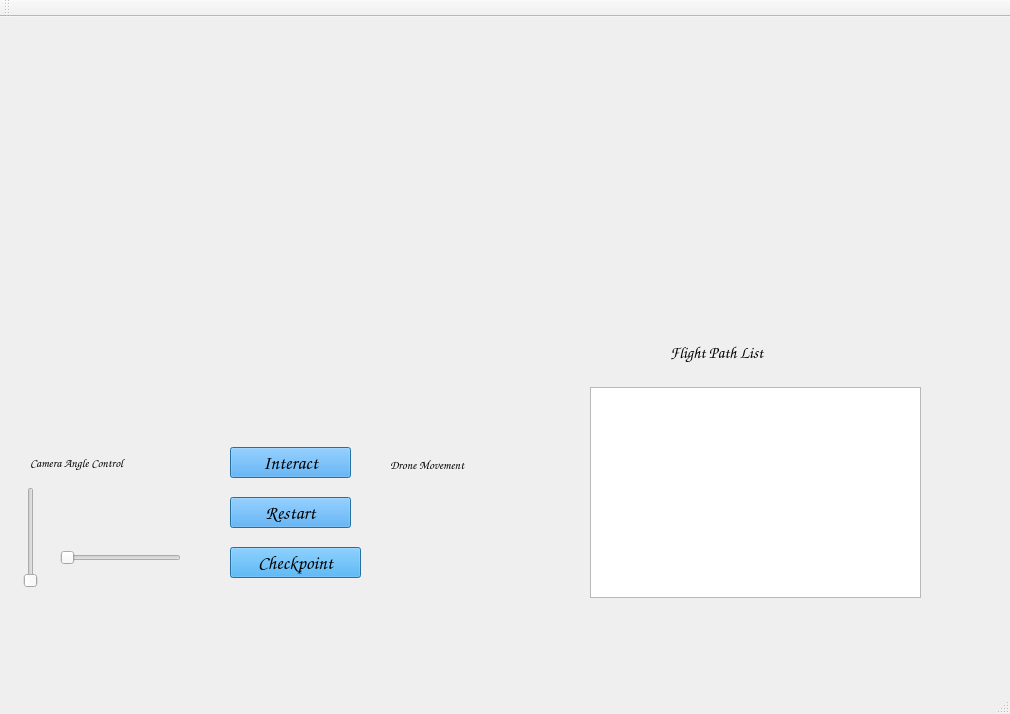
<?xml version="1.0" encoding="UTF-8"?>
<ui version="4.0">
 <class>MainWindow</class>
 <widget class="QMainWindow" name="MainWindow">
  <property name="geometry">
   <rect>
    <x>0</x>
    <y>0</y>
    <width>1010</width>
    <height>714</height>
   </rect>
  </property>
  <property name="windowTitle">
   <string>UAVpath</string>
  </property>
  <property name="windowIcon">
   <iconset>
    <normaloff>drone-aerial-camera-icon-graphic-600nw-593653172.webp</normaloff>drone-aerial-camera-icon-graphic-600nw-593653172.webp</iconset>
  </property>
  <widget class="QWidget" name="centralwidget">
   <widget class="QSlider" name="horizontalSlider">
    <property name="geometry">
     <rect>
      <x>60</x>
      <y>530</y>
      <width>121</width>
      <height>22</height>
     </rect>
    </property>
    <property name="orientation">
     <enum>Qt::Orientation::Horizontal</enum>
    </property>
   </widget>
   <widget class="QSlider" name="verticalSlider">
    <property name="geometry">
     <rect>
      <x>20</x>
      <y>470</y>
      <width>22</width>
      <height>101</height>
     </rect>
    </property>
    <property name="orientation">
     <enum>Qt::Orientation::Vertical</enum>
    </property>
   </widget>
   <widget class="QPushButton" name="restartButton">
    <property name="geometry">
     <rect>
      <x>230</x>
      <y>480</y>
      <width>121</width>
      <height>31</height>
     </rect>
    </property>
    <property name="palette">
     <palette>
      <active>
       <colorrole role="WindowText">
        <brush brushstyle="SolidPattern">
         <color alpha="255">
          <red>0</red>
          <green>0</green>
          <blue>0</blue>
         </color>
        </brush>
       </colorrole>
       <colorrole role="Button">
        <brush brushstyle="SolidPattern">
         <color alpha="255">
          <red>61</red>
          <green>157</green>
          <blue>240</blue>
         </color>
        </brush>
       </colorrole>
       <colorrole role="Light">
        <brush brushstyle="SolidPattern">
         <color alpha="255">
          <red>170</red>
          <green>216</green>
          <blue>255</blue>
         </color>
        </brush>
       </colorrole>
       <colorrole role="Midlight">
        <brush brushstyle="SolidPattern">
         <color alpha="255">
          <red>115</red>
          <green>186</green>
          <blue>247</blue>
         </color>
        </brush>
       </colorrole>
       <colorrole role="Dark">
        <brush brushstyle="SolidPattern">
         <color alpha="255">
          <red>30</red>
          <green>78</green>
          <blue>120</blue>
         </color>
        </brush>
       </colorrole>
       <colorrole role="Mid">
        <brush brushstyle="SolidPattern">
         <color alpha="255">
          <red>40</red>
          <green>105</green>
          <blue>160</blue>
         </color>
        </brush>
       </colorrole>
       <colorrole role="Text">
        <brush brushstyle="SolidPattern">
         <color alpha="255">
          <red>0</red>
          <green>0</green>
          <blue>0</blue>
         </color>
        </brush>
       </colorrole>
       <colorrole role="BrightText">
        <brush brushstyle="SolidPattern">
         <color alpha="255">
          <red>255</red>
          <green>255</green>
          <blue>255</blue>
         </color>
        </brush>
       </colorrole>
       <colorrole role="ButtonText">
        <brush brushstyle="SolidPattern">
         <color alpha="255">
          <red>0</red>
          <green>0</green>
          <blue>0</blue>
         </color>
        </brush>
       </colorrole>
       <colorrole role="Base">
        <brush brushstyle="SolidPattern">
         <color alpha="255">
          <red>255</red>
          <green>255</green>
          <blue>255</blue>
         </color>
        </brush>
       </colorrole>
       <colorrole role="Window">
        <brush brushstyle="SolidPattern">
         <color alpha="255">
          <red>61</red>
          <green>157</green>
          <blue>240</blue>
         </color>
        </brush>
       </colorrole>
       <colorrole role="Shadow">
        <brush brushstyle="SolidPattern">
         <color alpha="255">
          <red>0</red>
          <green>0</green>
          <blue>0</blue>
         </color>
        </brush>
       </colorrole>
       <colorrole role="AlternateBase">
        <brush brushstyle="SolidPattern">
         <color alpha="255">
          <red>158</red>
          <green>206</green>
          <blue>247</blue>
         </color>
        </brush>
       </colorrole>
       <colorrole role="ToolTipBase">
        <brush brushstyle="SolidPattern">
         <color alpha="255">
          <red>255</red>
          <green>255</green>
          <blue>220</blue>
         </color>
        </brush>
       </colorrole>
       <colorrole role="ToolTipText">
        <brush brushstyle="SolidPattern">
         <color alpha="255">
          <red>0</red>
          <green>0</green>
          <blue>0</blue>
         </color>
        </brush>
       </colorrole>
      </active>
      <inactive>
       <colorrole role="WindowText">
        <brush brushstyle="SolidPattern">
         <color alpha="255">
          <red>0</red>
          <green>0</green>
          <blue>0</blue>
         </color>
        </brush>
       </colorrole>
       <colorrole role="Button">
        <brush brushstyle="SolidPattern">
         <color alpha="255">
          <red>61</red>
          <green>157</green>
          <blue>240</blue>
         </color>
        </brush>
       </colorrole>
       <colorrole role="Light">
        <brush brushstyle="SolidPattern">
         <color alpha="255">
          <red>170</red>
          <green>216</green>
          <blue>255</blue>
         </color>
        </brush>
       </colorrole>
       <colorrole role="Midlight">
        <brush brushstyle="SolidPattern">
         <color alpha="255">
          <red>115</red>
          <green>186</green>
          <blue>247</blue>
         </color>
        </brush>
       </colorrole>
       <colorrole role="Dark">
        <brush brushstyle="SolidPattern">
         <color alpha="255">
          <red>30</red>
          <green>78</green>
          <blue>120</blue>
         </color>
        </brush>
       </colorrole>
       <colorrole role="Mid">
        <brush brushstyle="SolidPattern">
         <color alpha="255">
          <red>40</red>
          <green>105</green>
          <blue>160</blue>
         </color>
        </brush>
       </colorrole>
       <colorrole role="Text">
        <brush brushstyle="SolidPattern">
         <color alpha="255">
          <red>0</red>
          <green>0</green>
          <blue>0</blue>
         </color>
        </brush>
       </colorrole>
       <colorrole role="BrightText">
        <brush brushstyle="SolidPattern">
         <color alpha="255">
          <red>255</red>
          <green>255</green>
          <blue>255</blue>
         </color>
        </brush>
       </colorrole>
       <colorrole role="ButtonText">
        <brush brushstyle="SolidPattern">
         <color alpha="255">
          <red>0</red>
          <green>0</green>
          <blue>0</blue>
         </color>
        </brush>
       </colorrole>
       <colorrole role="Base">
        <brush brushstyle="SolidPattern">
         <color alpha="255">
          <red>255</red>
          <green>255</green>
          <blue>255</blue>
         </color>
        </brush>
       </colorrole>
       <colorrole role="Window">
        <brush brushstyle="SolidPattern">
         <color alpha="255">
          <red>61</red>
          <green>157</green>
          <blue>240</blue>
         </color>
        </brush>
       </colorrole>
       <colorrole role="Shadow">
        <brush brushstyle="SolidPattern">
         <color alpha="255">
          <red>0</red>
          <green>0</green>
          <blue>0</blue>
         </color>
        </brush>
       </colorrole>
       <colorrole role="AlternateBase">
        <brush brushstyle="SolidPattern">
         <color alpha="255">
          <red>158</red>
          <green>206</green>
          <blue>247</blue>
         </color>
        </brush>
       </colorrole>
       <colorrole role="ToolTipBase">
        <brush brushstyle="SolidPattern">
         <color alpha="255">
          <red>255</red>
          <green>255</green>
          <blue>220</blue>
         </color>
        </brush>
       </colorrole>
       <colorrole role="ToolTipText">
        <brush brushstyle="SolidPattern">
         <color alpha="255">
          <red>0</red>
          <green>0</green>
          <blue>0</blue>
         </color>
        </brush>
       </colorrole>
      </inactive>
      <disabled>
       <colorrole role="WindowText">
        <brush brushstyle="SolidPattern">
         <color alpha="255">
          <red>30</red>
          <green>78</green>
          <blue>120</blue>
         </color>
        </brush>
       </colorrole>
       <colorrole role="Button">
        <brush brushstyle="SolidPattern">
         <color alpha="255">
          <red>61</red>
          <green>157</green>
          <blue>240</blue>
         </color>
        </brush>
       </colorrole>
       <colorrole role="Light">
        <brush brushstyle="SolidPattern">
         <color alpha="255">
          <red>170</red>
          <green>216</green>
          <blue>255</blue>
         </color>
        </brush>
       </colorrole>
       <colorrole role="Midlight">
        <brush brushstyle="SolidPattern">
         <color alpha="255">
          <red>115</red>
          <green>186</green>
          <blue>247</blue>
         </color>
        </brush>
       </colorrole>
       <colorrole role="Dark">
        <brush brushstyle="SolidPattern">
         <color alpha="255">
          <red>30</red>
          <green>78</green>
          <blue>120</blue>
         </color>
        </brush>
       </colorrole>
       <colorrole role="Mid">
        <brush brushstyle="SolidPattern">
         <color alpha="255">
          <red>40</red>
          <green>105</green>
          <blue>160</blue>
         </color>
        </brush>
       </colorrole>
       <colorrole role="Text">
        <brush brushstyle="SolidPattern">
         <color alpha="255">
          <red>30</red>
          <green>78</green>
          <blue>120</blue>
         </color>
        </brush>
       </colorrole>
       <colorrole role="BrightText">
        <brush brushstyle="SolidPattern">
         <color alpha="255">
          <red>255</red>
          <green>255</green>
          <blue>255</blue>
         </color>
        </brush>
       </colorrole>
       <colorrole role="ButtonText">
        <brush brushstyle="SolidPattern">
         <color alpha="255">
          <red>30</red>
          <green>78</green>
          <blue>120</blue>
         </color>
        </brush>
       </colorrole>
       <colorrole role="Base">
        <brush brushstyle="SolidPattern">
         <color alpha="255">
          <red>61</red>
          <green>157</green>
          <blue>240</blue>
         </color>
        </brush>
       </colorrole>
       <colorrole role="Window">
        <brush brushstyle="SolidPattern">
         <color alpha="255">
          <red>61</red>
          <green>157</green>
          <blue>240</blue>
         </color>
        </brush>
       </colorrole>
       <colorrole role="Shadow">
        <brush brushstyle="SolidPattern">
         <color alpha="255">
          <red>0</red>
          <green>0</green>
          <blue>0</blue>
         </color>
        </brush>
       </colorrole>
       <colorrole role="AlternateBase">
        <brush brushstyle="SolidPattern">
         <color alpha="255">
          <red>61</red>
          <green>157</green>
          <blue>240</blue>
         </color>
        </brush>
       </colorrole>
       <colorrole role="ToolTipBase">
        <brush brushstyle="SolidPattern">
         <color alpha="255">
          <red>255</red>
          <green>255</green>
          <blue>220</blue>
         </color>
        </brush>
       </colorrole>
       <colorrole role="ToolTipText">
        <brush brushstyle="SolidPattern">
         <color alpha="255">
          <red>0</red>
          <green>0</green>
          <blue>0</blue>
         </color>
        </brush>
       </colorrole>
      </disabled>
     </palette>
    </property>
    <property name="font">
     <font>
      <family>Comic Sans MS</family>
      <pointsize>14</pointsize>
     </font>
    </property>
    <property name="cursor">
     <cursorShape>PointingHandCursor</cursorShape>
    </property>
    <property name="autoFillBackground">
     <bool>false</bool>
    </property>
    <property name="text">
     <string>Restart</string>
    </property>
    <property name="default">
     <bool>true</bool>
    </property>
   </widget>
   <widget class="QPushButton" name="checkpointButton">
    <property name="geometry">
     <rect>
      <x>230</x>
      <y>530</y>
      <width>131</width>
      <height>31</height>
     </rect>
    </property>
    <property name="palette">
     <palette>
      <active>
       <colorrole role="WindowText">
        <brush brushstyle="SolidPattern">
         <color alpha="255">
          <red>0</red>
          <green>0</green>
          <blue>0</blue>
         </color>
        </brush>
       </colorrole>
       <colorrole role="Button">
        <brush brushstyle="SolidPattern">
         <color alpha="255">
          <red>50</red>
          <green>164</green>
          <blue>240</blue>
         </color>
        </brush>
       </colorrole>
       <colorrole role="Light">
        <brush brushstyle="SolidPattern">
         <color alpha="255">
          <red>158</red>
          <green>217</green>
          <blue>255</blue>
         </color>
        </brush>
       </colorrole>
       <colorrole role="Midlight">
        <brush brushstyle="SolidPattern">
         <color alpha="255">
          <red>104</red>
          <green>190</green>
          <blue>247</blue>
         </color>
        </brush>
       </colorrole>
       <colorrole role="Dark">
        <brush brushstyle="SolidPattern">
         <color alpha="255">
          <red>25</red>
          <green>82</green>
          <blue>120</blue>
         </color>
        </brush>
       </colorrole>
       <colorrole role="Mid">
        <brush brushstyle="SolidPattern">
         <color alpha="255">
          <red>33</red>
          <green>109</green>
          <blue>160</blue>
         </color>
        </brush>
       </colorrole>
       <colorrole role="Text">
        <brush brushstyle="SolidPattern">
         <color alpha="255">
          <red>0</red>
          <green>0</green>
          <blue>0</blue>
         </color>
        </brush>
       </colorrole>
       <colorrole role="BrightText">
        <brush brushstyle="SolidPattern">
         <color alpha="255">
          <red>255</red>
          <green>255</green>
          <blue>255</blue>
         </color>
        </brush>
       </colorrole>
       <colorrole role="ButtonText">
        <brush brushstyle="SolidPattern">
         <color alpha="255">
          <red>0</red>
          <green>0</green>
          <blue>0</blue>
         </color>
        </brush>
       </colorrole>
       <colorrole role="Base">
        <brush brushstyle="SolidPattern">
         <color alpha="255">
          <red>255</red>
          <green>255</green>
          <blue>255</blue>
         </color>
        </brush>
       </colorrole>
       <colorrole role="Window">
        <brush brushstyle="SolidPattern">
         <color alpha="255">
          <red>50</red>
          <green>164</green>
          <blue>240</blue>
         </color>
        </brush>
       </colorrole>
       <colorrole role="Shadow">
        <brush brushstyle="SolidPattern">
         <color alpha="255">
          <red>0</red>
          <green>0</green>
          <blue>0</blue>
         </color>
        </brush>
       </colorrole>
       <colorrole role="AlternateBase">
        <brush brushstyle="SolidPattern">
         <color alpha="255">
          <red>152</red>
          <green>209</green>
          <blue>247</blue>
         </color>
        </brush>
       </colorrole>
       <colorrole role="ToolTipBase">
        <brush brushstyle="SolidPattern">
         <color alpha="255">
          <red>255</red>
          <green>255</green>
          <blue>220</blue>
         </color>
        </brush>
       </colorrole>
       <colorrole role="ToolTipText">
        <brush brushstyle="SolidPattern">
         <color alpha="255">
          <red>0</red>
          <green>0</green>
          <blue>0</blue>
         </color>
        </brush>
       </colorrole>
      </active>
      <inactive>
       <colorrole role="WindowText">
        <brush brushstyle="SolidPattern">
         <color alpha="255">
          <red>0</red>
          <green>0</green>
          <blue>0</blue>
         </color>
        </brush>
       </colorrole>
       <colorrole role="Button">
        <brush brushstyle="SolidPattern">
         <color alpha="255">
          <red>50</red>
          <green>164</green>
          <blue>240</blue>
         </color>
        </brush>
       </colorrole>
       <colorrole role="Light">
        <brush brushstyle="SolidPattern">
         <color alpha="255">
          <red>158</red>
          <green>217</green>
          <blue>255</blue>
         </color>
        </brush>
       </colorrole>
       <colorrole role="Midlight">
        <brush brushstyle="SolidPattern">
         <color alpha="255">
          <red>104</red>
          <green>190</green>
          <blue>247</blue>
         </color>
        </brush>
       </colorrole>
       <colorrole role="Dark">
        <brush brushstyle="SolidPattern">
         <color alpha="255">
          <red>25</red>
          <green>82</green>
          <blue>120</blue>
         </color>
        </brush>
       </colorrole>
       <colorrole role="Mid">
        <brush brushstyle="SolidPattern">
         <color alpha="255">
          <red>33</red>
          <green>109</green>
          <blue>160</blue>
         </color>
        </brush>
       </colorrole>
       <colorrole role="Text">
        <brush brushstyle="SolidPattern">
         <color alpha="255">
          <red>0</red>
          <green>0</green>
          <blue>0</blue>
         </color>
        </brush>
       </colorrole>
       <colorrole role="BrightText">
        <brush brushstyle="SolidPattern">
         <color alpha="255">
          <red>255</red>
          <green>255</green>
          <blue>255</blue>
         </color>
        </brush>
       </colorrole>
       <colorrole role="ButtonText">
        <brush brushstyle="SolidPattern">
         <color alpha="255">
          <red>0</red>
          <green>0</green>
          <blue>0</blue>
         </color>
        </brush>
       </colorrole>
       <colorrole role="Base">
        <brush brushstyle="SolidPattern">
         <color alpha="255">
          <red>255</red>
          <green>255</green>
          <blue>255</blue>
         </color>
        </brush>
       </colorrole>
       <colorrole role="Window">
        <brush brushstyle="SolidPattern">
         <color alpha="255">
          <red>50</red>
          <green>164</green>
          <blue>240</blue>
         </color>
        </brush>
       </colorrole>
       <colorrole role="Shadow">
        <brush brushstyle="SolidPattern">
         <color alpha="255">
          <red>0</red>
          <green>0</green>
          <blue>0</blue>
         </color>
        </brush>
       </colorrole>
       <colorrole role="AlternateBase">
        <brush brushstyle="SolidPattern">
         <color alpha="255">
          <red>152</red>
          <green>209</green>
          <blue>247</blue>
         </color>
        </brush>
       </colorrole>
       <colorrole role="ToolTipBase">
        <brush brushstyle="SolidPattern">
         <color alpha="255">
          <red>255</red>
          <green>255</green>
          <blue>220</blue>
         </color>
        </brush>
       </colorrole>
       <colorrole role="ToolTipText">
        <brush brushstyle="SolidPattern">
         <color alpha="255">
          <red>0</red>
          <green>0</green>
          <blue>0</blue>
         </color>
        </brush>
       </colorrole>
      </inactive>
      <disabled>
       <colorrole role="WindowText">
        <brush brushstyle="SolidPattern">
         <color alpha="255">
          <red>25</red>
          <green>82</green>
          <blue>120</blue>
         </color>
        </brush>
       </colorrole>
       <colorrole role="Button">
        <brush brushstyle="SolidPattern">
         <color alpha="255">
          <red>50</red>
          <green>164</green>
          <blue>240</blue>
         </color>
        </brush>
       </colorrole>
       <colorrole role="Light">
        <brush brushstyle="SolidPattern">
         <color alpha="255">
          <red>158</red>
          <green>217</green>
          <blue>255</blue>
         </color>
        </brush>
       </colorrole>
       <colorrole role="Midlight">
        <brush brushstyle="SolidPattern">
         <color alpha="255">
          <red>104</red>
          <green>190</green>
          <blue>247</blue>
         </color>
        </brush>
       </colorrole>
       <colorrole role="Dark">
        <brush brushstyle="SolidPattern">
         <color alpha="255">
          <red>25</red>
          <green>82</green>
          <blue>120</blue>
         </color>
        </brush>
       </colorrole>
       <colorrole role="Mid">
        <brush brushstyle="SolidPattern">
         <color alpha="255">
          <red>33</red>
          <green>109</green>
          <blue>160</blue>
         </color>
        </brush>
       </colorrole>
       <colorrole role="Text">
        <brush brushstyle="SolidPattern">
         <color alpha="255">
          <red>25</red>
          <green>82</green>
          <blue>120</blue>
         </color>
        </brush>
       </colorrole>
       <colorrole role="BrightText">
        <brush brushstyle="SolidPattern">
         <color alpha="255">
          <red>255</red>
          <green>255</green>
          <blue>255</blue>
         </color>
        </brush>
       </colorrole>
       <colorrole role="ButtonText">
        <brush brushstyle="SolidPattern">
         <color alpha="255">
          <red>25</red>
          <green>82</green>
          <blue>120</blue>
         </color>
        </brush>
       </colorrole>
       <colorrole role="Base">
        <brush brushstyle="SolidPattern">
         <color alpha="255">
          <red>50</red>
          <green>164</green>
          <blue>240</blue>
         </color>
        </brush>
       </colorrole>
       <colorrole role="Window">
        <brush brushstyle="SolidPattern">
         <color alpha="255">
          <red>50</red>
          <green>164</green>
          <blue>240</blue>
         </color>
        </brush>
       </colorrole>
       <colorrole role="Shadow">
        <brush brushstyle="SolidPattern">
         <color alpha="255">
          <red>0</red>
          <green>0</green>
          <blue>0</blue>
         </color>
        </brush>
       </colorrole>
       <colorrole role="AlternateBase">
        <brush brushstyle="SolidPattern">
         <color alpha="255">
          <red>50</red>
          <green>164</green>
          <blue>240</blue>
         </color>
        </brush>
       </colorrole>
       <colorrole role="ToolTipBase">
        <brush brushstyle="SolidPattern">
         <color alpha="255">
          <red>255</red>
          <green>255</green>
          <blue>220</blue>
         </color>
        </brush>
       </colorrole>
       <colorrole role="ToolTipText">
        <brush brushstyle="SolidPattern">
         <color alpha="255">
          <red>0</red>
          <green>0</green>
          <blue>0</blue>
         </color>
        </brush>
       </colorrole>
      </disabled>
     </palette>
    </property>
    <property name="font">
     <font>
      <family>Comic Sans MS</family>
      <pointsize>14</pointsize>
     </font>
    </property>
    <property name="cursor">
     <cursorShape>PointingHandCursor</cursorShape>
    </property>
    <property name="text">
     <string>Checkpoint</string>
    </property>
    <property name="default">
     <bool>true</bool>
    </property>
   </widget>
   <widget class="QLabel" name="label">
    <property name="geometry">
     <rect>
      <x>30</x>
      <y>430</y>
      <width>171</width>
      <height>31</height>
     </rect>
    </property>
    <property name="font">
     <font>
      <family>Comic Sans MS</family>
      <pointsize>9</pointsize>
      <bold>true</bold>
     </font>
    </property>
    <property name="text">
     <string>Camera Angle Control</string>
    </property>
   </widget>
   <widget class="QListWidget" name="waypointList">
    <property name="geometry">
     <rect>
      <x>590</x>
      <y>370</y>
      <width>331</width>
      <height>211</height>
     </rect>
    </property>
   </widget>
   <widget class="QWidget" name="joystickWidget" native="true">
    <property name="geometry">
     <rect>
      <x>400</x>
      <y>480</y>
      <width>120</width>
      <height>80</height>
     </rect>
    </property>
    <property name="autoFillBackground">
     <bool>true</bool>
    </property>
   </widget>
   <widget class="QLabel" name="droneMovementLabel">
    <property name="geometry">
     <rect>
      <x>390</x>
      <y>440</y>
      <width>141</width>
      <height>16</height>
     </rect>
    </property>
    <property name="font">
     <font>
      <family>Comic Sans MS</family>
      <pointsize>9</pointsize>
      <bold>true</bold>
     </font>
    </property>
    <property name="text">
     <string>Drone Movement</string>
    </property>
   </widget>
   <widget class="QLabel" name="listLabel">
    <property name="geometry">
     <rect>
      <x>670</x>
      <y>320</y>
      <width>171</width>
      <height>31</height>
     </rect>
    </property>
    <property name="font">
     <font>
      <family>Comic Sans MS</family>
      <pointsize>12</pointsize>
      <bold>true</bold>
     </font>
    </property>
    <property name="text">
     <string>Flight Path List</string>
    </property>
   </widget>
   <widget class="QLabel" name="bgLabel">
    <property name="geometry">
     <rect>
      <x>-30</x>
      <y>-30</y>
      <width>1191</width>
      <height>791</height>
     </rect>
    </property>
    <property name="autoFillBackground">
     <bool>true</bool>
    </property>
    <property name="text">
     <string/>
    </property>
    <property name="pixmap">
     <pixmap>gradient-blue-abstract-background-smooth-dark-blue-with-black-vignette-studio.jpg</pixmap>
    </property>
    <property name="wordWrap">
     <bool>false</bool>
    </property>
   </widget>
   <widget class="QPushButton" name="interactButton">
    <property name="geometry">
     <rect>
      <x>230</x>
      <y>430</y>
      <width>121</width>
      <height>31</height>
     </rect>
    </property>
    <property name="palette">
     <palette>
      <active>
       <colorrole role="WindowText">
        <brush brushstyle="SolidPattern">
         <color alpha="255">
          <red>0</red>
          <green>0</green>
          <blue>0</blue>
         </color>
        </brush>
       </colorrole>
       <colorrole role="Button">
        <brush brushstyle="SolidPattern">
         <color alpha="255">
          <red>61</red>
          <green>157</green>
          <blue>240</blue>
         </color>
        </brush>
       </colorrole>
       <colorrole role="Light">
        <brush brushstyle="SolidPattern">
         <color alpha="255">
          <red>170</red>
          <green>216</green>
          <blue>255</blue>
         </color>
        </brush>
       </colorrole>
       <colorrole role="Midlight">
        <brush brushstyle="SolidPattern">
         <color alpha="255">
          <red>115</red>
          <green>186</green>
          <blue>247</blue>
         </color>
        </brush>
       </colorrole>
       <colorrole role="Dark">
        <brush brushstyle="SolidPattern">
         <color alpha="255">
          <red>30</red>
          <green>78</green>
          <blue>120</blue>
         </color>
        </brush>
       </colorrole>
       <colorrole role="Mid">
        <brush brushstyle="SolidPattern">
         <color alpha="255">
          <red>40</red>
          <green>105</green>
          <blue>160</blue>
         </color>
        </brush>
       </colorrole>
       <colorrole role="Text">
        <brush brushstyle="SolidPattern">
         <color alpha="255">
          <red>0</red>
          <green>0</green>
          <blue>0</blue>
         </color>
        </brush>
       </colorrole>
       <colorrole role="BrightText">
        <brush brushstyle="SolidPattern">
         <color alpha="255">
          <red>255</red>
          <green>255</green>
          <blue>255</blue>
         </color>
        </brush>
       </colorrole>
       <colorrole role="ButtonText">
        <brush brushstyle="SolidPattern">
         <color alpha="255">
          <red>0</red>
          <green>0</green>
          <blue>0</blue>
         </color>
        </brush>
       </colorrole>
       <colorrole role="Base">
        <brush brushstyle="SolidPattern">
         <color alpha="255">
          <red>255</red>
          <green>255</green>
          <blue>255</blue>
         </color>
        </brush>
       </colorrole>
       <colorrole role="Window">
        <brush brushstyle="SolidPattern">
         <color alpha="255">
          <red>61</red>
          <green>157</green>
          <blue>240</blue>
         </color>
        </brush>
       </colorrole>
       <colorrole role="Shadow">
        <brush brushstyle="SolidPattern">
         <color alpha="255">
          <red>0</red>
          <green>0</green>
          <blue>0</blue>
         </color>
        </brush>
       </colorrole>
       <colorrole role="AlternateBase">
        <brush brushstyle="SolidPattern">
         <color alpha="255">
          <red>158</red>
          <green>206</green>
          <blue>247</blue>
         </color>
        </brush>
       </colorrole>
       <colorrole role="ToolTipBase">
        <brush brushstyle="SolidPattern">
         <color alpha="255">
          <red>255</red>
          <green>255</green>
          <blue>220</blue>
         </color>
        </brush>
       </colorrole>
       <colorrole role="ToolTipText">
        <brush brushstyle="SolidPattern">
         <color alpha="255">
          <red>0</red>
          <green>0</green>
          <blue>0</blue>
         </color>
        </brush>
       </colorrole>
      </active>
      <inactive>
       <colorrole role="WindowText">
        <brush brushstyle="SolidPattern">
         <color alpha="255">
          <red>0</red>
          <green>0</green>
          <blue>0</blue>
         </color>
        </brush>
       </colorrole>
       <colorrole role="Button">
        <brush brushstyle="SolidPattern">
         <color alpha="255">
          <red>61</red>
          <green>157</green>
          <blue>240</blue>
         </color>
        </brush>
       </colorrole>
       <colorrole role="Light">
        <brush brushstyle="SolidPattern">
         <color alpha="255">
          <red>170</red>
          <green>216</green>
          <blue>255</blue>
         </color>
        </brush>
       </colorrole>
       <colorrole role="Midlight">
        <brush brushstyle="SolidPattern">
         <color alpha="255">
          <red>115</red>
          <green>186</green>
          <blue>247</blue>
         </color>
        </brush>
       </colorrole>
       <colorrole role="Dark">
        <brush brushstyle="SolidPattern">
         <color alpha="255">
          <red>30</red>
          <green>78</green>
          <blue>120</blue>
         </color>
        </brush>
       </colorrole>
       <colorrole role="Mid">
        <brush brushstyle="SolidPattern">
         <color alpha="255">
          <red>40</red>
          <green>105</green>
          <blue>160</blue>
         </color>
        </brush>
       </colorrole>
       <colorrole role="Text">
        <brush brushstyle="SolidPattern">
         <color alpha="255">
          <red>0</red>
          <green>0</green>
          <blue>0</blue>
         </color>
        </brush>
       </colorrole>
       <colorrole role="BrightText">
        <brush brushstyle="SolidPattern">
         <color alpha="255">
          <red>255</red>
          <green>255</green>
          <blue>255</blue>
         </color>
        </brush>
       </colorrole>
       <colorrole role="ButtonText">
        <brush brushstyle="SolidPattern">
         <color alpha="255">
          <red>0</red>
          <green>0</green>
          <blue>0</blue>
         </color>
        </brush>
       </colorrole>
       <colorrole role="Base">
        <brush brushstyle="SolidPattern">
         <color alpha="255">
          <red>255</red>
          <green>255</green>
          <blue>255</blue>
         </color>
        </brush>
       </colorrole>
       <colorrole role="Window">
        <brush brushstyle="SolidPattern">
         <color alpha="255">
          <red>61</red>
          <green>157</green>
          <blue>240</blue>
         </color>
        </brush>
       </colorrole>
       <colorrole role="Shadow">
        <brush brushstyle="SolidPattern">
         <color alpha="255">
          <red>0</red>
          <green>0</green>
          <blue>0</blue>
         </color>
        </brush>
       </colorrole>
       <colorrole role="AlternateBase">
        <brush brushstyle="SolidPattern">
         <color alpha="255">
          <red>158</red>
          <green>206</green>
          <blue>247</blue>
         </color>
        </brush>
       </colorrole>
       <colorrole role="ToolTipBase">
        <brush brushstyle="SolidPattern">
         <color alpha="255">
          <red>255</red>
          <green>255</green>
          <blue>220</blue>
         </color>
        </brush>
       </colorrole>
       <colorrole role="ToolTipText">
        <brush brushstyle="SolidPattern">
         <color alpha="255">
          <red>0</red>
          <green>0</green>
          <blue>0</blue>
         </color>
        </brush>
       </colorrole>
      </inactive>
      <disabled>
       <colorrole role="WindowText">
        <brush brushstyle="SolidPattern">
         <color alpha="255">
          <red>30</red>
          <green>78</green>
          <blue>120</blue>
         </color>
        </brush>
       </colorrole>
       <colorrole role="Button">
        <brush brushstyle="SolidPattern">
         <color alpha="255">
          <red>61</red>
          <green>157</green>
          <blue>240</blue>
         </color>
        </brush>
       </colorrole>
       <colorrole role="Light">
        <brush brushstyle="SolidPattern">
         <color alpha="255">
          <red>170</red>
          <green>216</green>
          <blue>255</blue>
         </color>
        </brush>
       </colorrole>
       <colorrole role="Midlight">
        <brush brushstyle="SolidPattern">
         <color alpha="255">
          <red>115</red>
          <green>186</green>
          <blue>247</blue>
         </color>
        </brush>
       </colorrole>
       <colorrole role="Dark">
        <brush brushstyle="SolidPattern">
         <color alpha="255">
          <red>30</red>
          <green>78</green>
          <blue>120</blue>
         </color>
        </brush>
       </colorrole>
       <colorrole role="Mid">
        <brush brushstyle="SolidPattern">
         <color alpha="255">
          <red>40</red>
          <green>105</green>
          <blue>160</blue>
         </color>
        </brush>
       </colorrole>
       <colorrole role="Text">
        <brush brushstyle="SolidPattern">
         <color alpha="255">
          <red>30</red>
          <green>78</green>
          <blue>120</blue>
         </color>
        </brush>
       </colorrole>
       <colorrole role="BrightText">
        <brush brushstyle="SolidPattern">
         <color alpha="255">
          <red>255</red>
          <green>255</green>
          <blue>255</blue>
         </color>
        </brush>
       </colorrole>
       <colorrole role="ButtonText">
        <brush brushstyle="SolidPattern">
         <color alpha="255">
          <red>30</red>
          <green>78</green>
          <blue>120</blue>
         </color>
        </brush>
       </colorrole>
       <colorrole role="Base">
        <brush brushstyle="SolidPattern">
         <color alpha="255">
          <red>61</red>
          <green>157</green>
          <blue>240</blue>
         </color>
        </brush>
       </colorrole>
       <colorrole role="Window">
        <brush brushstyle="SolidPattern">
         <color alpha="255">
          <red>61</red>
          <green>157</green>
          <blue>240</blue>
         </color>
        </brush>
       </colorrole>
       <colorrole role="Shadow">
        <brush brushstyle="SolidPattern">
         <color alpha="255">
          <red>0</red>
          <green>0</green>
          <blue>0</blue>
         </color>
        </brush>
       </colorrole>
       <colorrole role="AlternateBase">
        <brush brushstyle="SolidPattern">
         <color alpha="255">
          <red>61</red>
          <green>157</green>
          <blue>240</blue>
         </color>
        </brush>
       </colorrole>
       <colorrole role="ToolTipBase">
        <brush brushstyle="SolidPattern">
         <color alpha="255">
          <red>255</red>
          <green>255</green>
          <blue>220</blue>
         </color>
        </brush>
       </colorrole>
       <colorrole role="ToolTipText">
        <brush brushstyle="SolidPattern">
         <color alpha="255">
          <red>0</red>
          <green>0</green>
          <blue>0</blue>
         </color>
        </brush>
       </colorrole>
      </disabled>
     </palette>
    </property>
    <property name="font">
     <font>
      <family>Comic Sans MS</family>
      <pointsize>14</pointsize>
     </font>
    </property>
    <property name="cursor">
     <cursorShape>PointingHandCursor</cursorShape>
    </property>
    <property name="autoFillBackground">
     <bool>false</bool>
    </property>
    <property name="text">
     <string>Interact</string>
    </property>
    <property name="default">
     <bool>true</bool>
    </property>
   </widget>
   <widget class="QLabel" name="previewLabel">
    <property name="geometry">
     <rect>
      <x>30</x>
      <y>40</y>
      <width>521</width>
      <height>331</height>
     </rect>
    </property>
    <property name="text">
     <string/>
    </property>
   </widget>
   <widget class="QLabel" name="infoLabel">
    <property name="geometry">
     <rect>
      <x>590</x>
      <y>590</y>
      <width>321</width>
      <height>61</height>
     </rect>
    </property>
    <property name="font">
     <font>
      <family>Comic Sans MS</family>
      <pointsize>9</pointsize>
      <bold>false</bold>
     </font>
    </property>
    <property name="text">
     <string/>
    </property>
   </widget>
   <widget class="QLabel" name="uavImageLabel">
    <property name="geometry">
     <rect>
      <x>560</x>
      <y>10</y>
      <width>401</width>
      <height>301</height>
     </rect>
    </property>
    <property name="font">
     <font>
      <family>Comic Sans MS</family>
      <pointsize>9</pointsize>
      <bold>false</bold>
     </font>
    </property>
    <property name="autoFillBackground">
     <bool>true</bool>
    </property>
    <property name="text">
     <string/>
    </property>
   </widget>
   <zorder>bgLabel</zorder>
   <zorder>horizontalSlider</zorder>
   <zorder>verticalSlider</zorder>
   <zorder>restartButton</zorder>
   <zorder>checkpointButton</zorder>
   <zorder>label</zorder>
   <zorder>waypointList</zorder>
   <zorder>joystickWidget</zorder>
   <zorder>droneMovementLabel</zorder>
   <zorder>listLabel</zorder>
   <zorder>interactButton</zorder>
   <zorder>previewLabel</zorder>
   <zorder>infoLabel</zorder>
   <zorder>uavImageLabel</zorder>
  </widget>
  <widget class="QMenuBar" name="menubar">
   <property name="geometry">
    <rect>
     <x>0</x>
     <y>0</y>
     <width>1010</width>
     <height>26</height>
    </rect>
   </property>
  </widget>
  <widget class="QStatusBar" name="statusbar"/>
  <widget class="QToolBar" name="toolBar">
   <property name="windowTitle">
    <string>toolBar</string>
   </property>
   <attribute name="toolBarArea">
    <enum>TopToolBarArea</enum>
   </attribute>
   <attribute name="toolBarBreak">
    <bool>false</bool>
   </attribute>
  </widget>
 </widget>
 <resources/>
 <connections/>
</ui>
